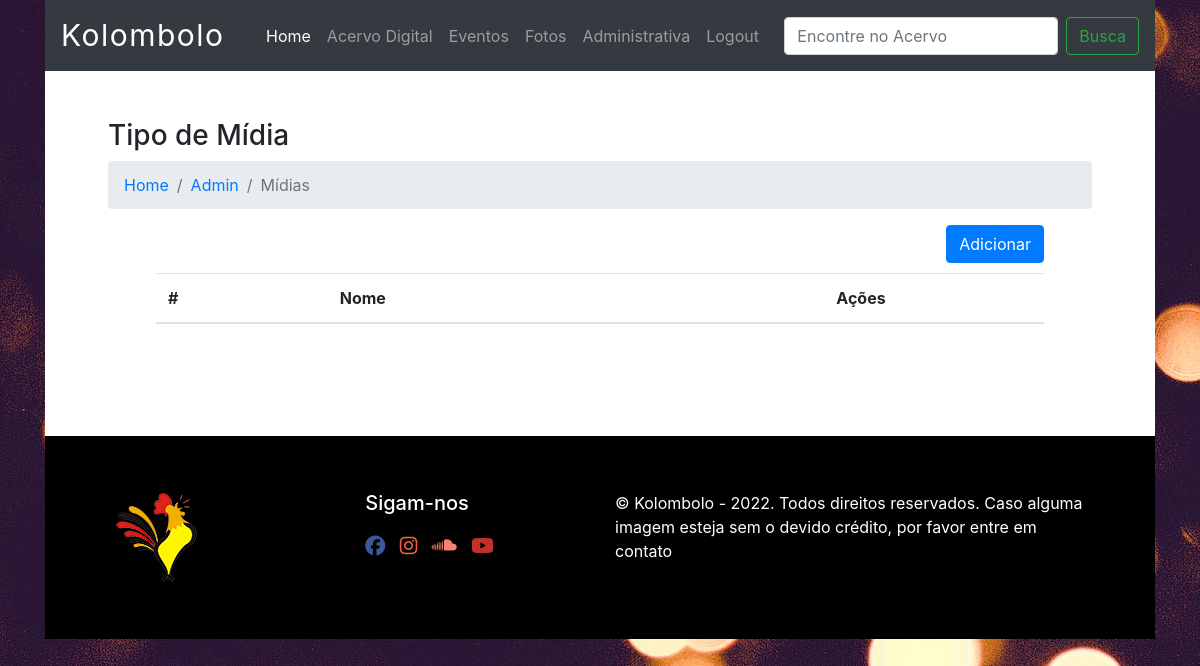
Before: /midia-admin (signed in) with the older database file.
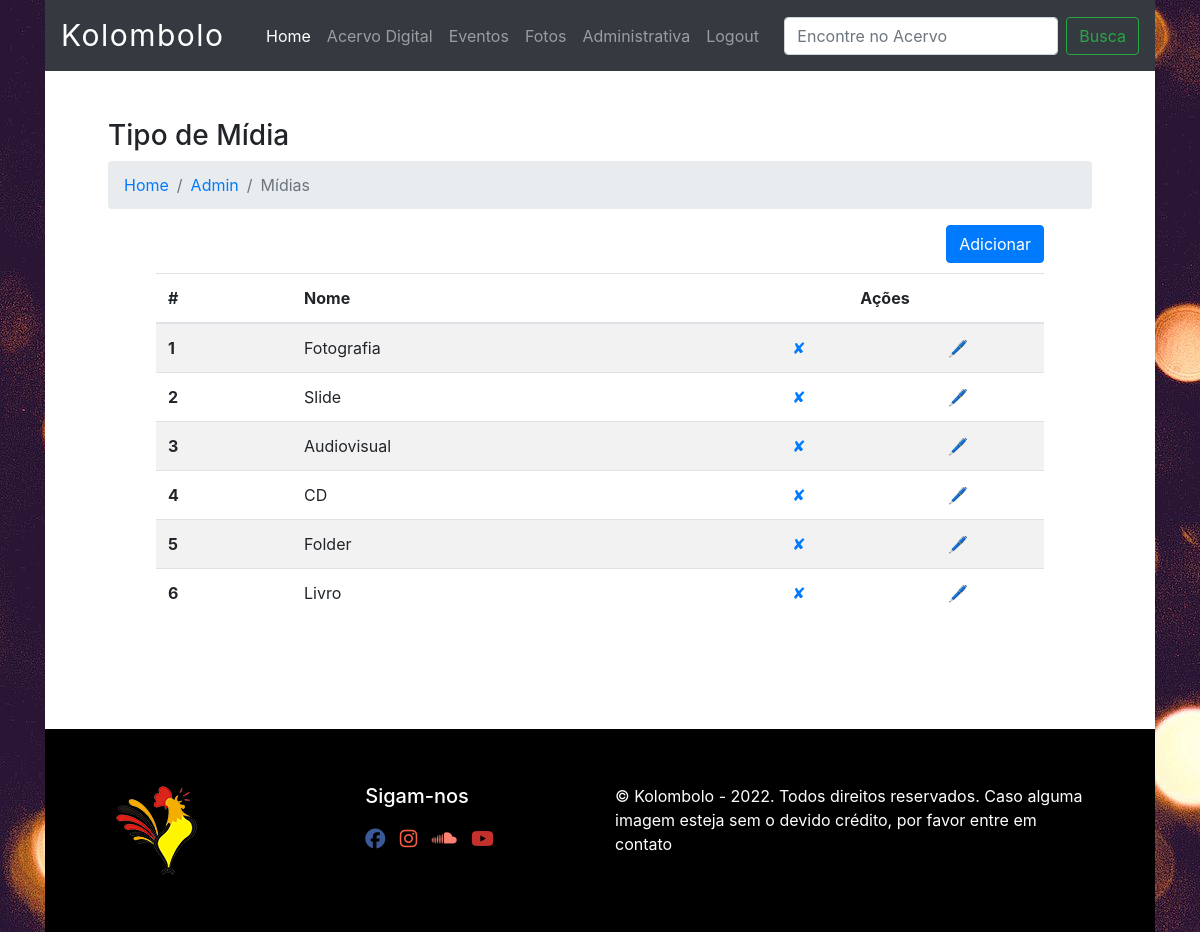
After: the same page with the newer database file.
### database.py (models this page shows, shortened)
class Midia(Base):
    __tablename__='tipo'
    id=Column(Integer(), primary_key=True, autoincrement=True)
    name=Column(String(80), nullable=False, unique=True)

### app.py (the view)
@app.route('/midia-admin')
@login_required
def midia_admin():
    midias = local_session.query(Midia).all()
    return render_template("midia_admin.html", current_user=current_user, midias=midias)

### app.py (called while the page is built)
@login_manager.user_loader
def load_user(user_id):
    return local_session.query(User).get(int(user_id))

### templates/midia_admin.html (shortened to what this page needs)
{% extends "base.html" %}
{% block content %}
<div class="container px-5">
    <h3>Tipo de Mídia</h3>
    <nav aria-label="breadcrumb">
      <ol class="breadcrumb">
        <li class="breadcrumb-item"><a href="/">Home</a></li>
        <li class="breadcrumb-item"><a href="/admin">Admin</a></li>
        <li class="breadcrumb-item active" aria-current="page">Mídias</li>
      </ol>
    </nav>
    <div class="container pr-5">
        <a class="btn btn-primary float-right" href="{{url_for('midia')}}">Adicionar</a>
    </div>
    <div class="container p-5">
        <table class="table table-striped">
            <thead>
              <tr>
                <th scope="col">#</th>
                <th scope="col">Nome</th>
                <th  class="text-center" colspan="2" scope="col">Ações</th>
              </tr>
            </thead>
            <tbody>
                {% for midia in midias %}
                    <tr>
                        <th scope="row">{{ midia.id }}</th>
                        <td>{{ midia.name }}</td>
                        <td class="text-center"><a href="{{url_for('delete_midia', midia_id=midia.id) }}">✘</a></td>
                        <td class="text-center"><a href="{{url_for('edit_midia', midia_id=midia.id)}}">🖊</a></td>
                    </tr>
                {% endfor %}
            </tbody>
          </table>
    </div>
  </div>
{% endblock %}

### templates/base.html (shortened to what this page needs)
<!DOCTYPE html>
<html lang="en">
  <head>
    <link
      rel="stylesheet"
      href="https://cdn.jsdelivr.net/npm/bootstrap@4.6.1/dist/css/bootstrap.min.css"
    />
    <link rel="stylesheet" href="../static/css/styles.css" />
  </head>
  <body>
    <div class="container">
      <nav class="navbar navbar-expand-lg navbar-dark bg-dark">
        <a class="navbar-brand" href="/">Kolombolo</a>
        <div class="collapse navbar-collapse" id="navbarSupportedContent">
          <ul class="navbar-nav mx-auto">
            <li class="nav-item active">
              <a class="nav-link" href="/"
                >Home <span class="sr-only">(current)</span></a>
            </li>
            <li class="nav-item">
              <a class="nav-link" href="#">Acervo Digital</a>
            </li>
            <li class="nav-item">
              <a class="nav-link" href="#">Eventos</a>
            </li>
            <li class="nav-item">
              <a class="nav-link" href="#">Fotos</a>
            </li>
              {% if current_user.is_authenticated %}
              <li class="nav-item">
                <a class="nav-link" href="/admin">Administrativa</a>
              </li>
              {% endif %}
            <li class="nav-item">
              {% if current_user.is_authenticated %}
                <a class="nav-link" href="/logout">Logout</a>
              {% else %}
              <a class="nav-link" href="/login">Login</a>
              {% endif %}
            </li>
          </ul>
          <form class="form-inline my-2 my-lg-0">
            <input
              class="form-control mr-sm-2"
              type="search"
              placeholder="Encontre no Acervo"
              aria-label="Busca"
            />
            <button class="btn btn-outline-success my-2 my-sm-0" type="submit">
              Busca
            </button>
          </form>
        </div>
      </nav>
      <div class="container bg-white py-5">
        {% block content %}{% endblock %}
      </div>
      <footer id="footer">
        <div class="container">
          <div class="row">
            <div class="col-md-3">
              <a href="#"
                ><img
                  src="{{url_for('static', filename='assets/image/logo_footer.png')}}"
                  alt="logo"
              /></a>
            </div>
            <div class="col-md-3">
              <h5>Sigam-nos</h5>
              <ul>
                <li class="social-facebook">
                  <a
                    href="https://pt-br.facebook.com/kolombolosp"
                    target="_blank"
                    ><i class="fab fa-facebook fa-lg"></i
                  ></a>
                </li>
                <li class="social-instagram">
                  <a
                    href="https://www.instagram.com/kolombolosp/"
                    target="_blank"
                    ><i class="fab fa-instagram fa-lg"></i
                  ></a>
                </li>
                <li class="social-soundcloud">
                  <a
                    href="https://soundcloud.com/kolombolo-di-piratininga"
                    target="_blank"
                    ><i class="fab fa-soundcloud fa-lg"></i
                  ></a>
                </li>
                <li class="social-youtube">
                  <a href="http://www.youtube.com/kolombolosp" target="_blank"
                    ><i class="fab fa-youtube fa-lg"></i
                  ></a>
                </li>
              </ul>
            </div>
            <div class="col-md-6">
              © Kolombolo - 2022. Todos direitos reservados. Caso alguma imagem
              esteja sem o devido crédito, por favor entre em contato
            </div>
          </div>
        </div>
      </footer>
    </div>
  </body>
</html>

### static/css/styles.css (style rules this page uses)
body { background-image: url("../assets/image/fundo_01.jpg"); }
.navbar-brand { font-size: 30px; color: white; letter-spacing: 1.5px; }
#footer { background-color: black; padding: 5%; color: white; }
#footer ul { list-style-type: none; padding: 10px 0; }
#footer li { display: inline; padding: 0 10px 0 0; }
.fa-instagram { color: #F56040; }
.fa-soundcloud { color: salmon; }
.fa-facebook { color: #3B5998; }
.fa-youtube { color: #C4302B; }

Changed rows visible on the page:
added Midia: id "1", name "Fotografia"
added Midia: id "2", name "Slide"
added Midia: id "3", name "Audiovisual"
added Midia: id "4", name "CD"
added Midia: id "5", name "Folder"
added Midia: id "6", name "Livro"
